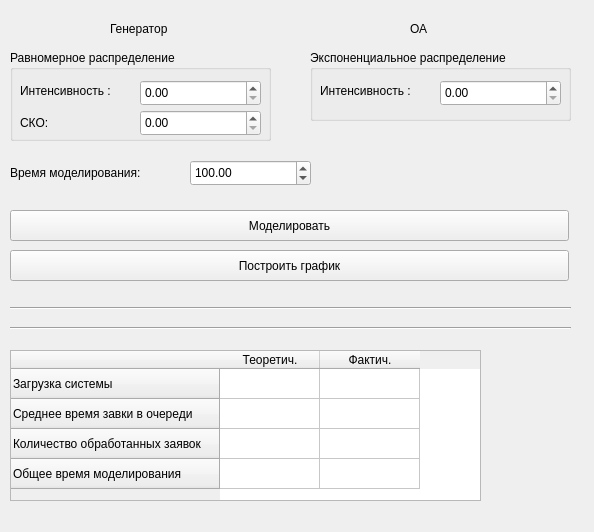
<?xml version="1.0" encoding="UTF-8"?>
<ui version="4.0">
 <class>MainWindow</class>
 <widget class="QMainWindow" name="MainWindow">
  <property name="geometry">
   <rect>
    <x>0</x>
    <y>0</y>
    <width>594</width>
    <height>532</height>
   </rect>
  </property>
  <property name="windowTitle">
   <string>MainWindow</string>
  </property>
  <widget class="QWidget" name="centralWidget">
   <widget class="QGroupBox" name="groupBox">
    <property name="geometry">
     <rect>
      <x>310</x>
      <y>50</y>
      <width>261</width>
      <height>71</height>
     </rect>
    </property>
    <property name="title">
     <string>Экспоненциальное распределение</string>
    </property>
    <widget class="QDoubleSpinBox" name="spinbox_intensivity_oa">
     <property name="geometry">
      <rect>
       <x>130</x>
       <y>30</y>
       <width>121</width>
       <height>26</height>
      </rect>
     </property>
     <property name="maximum">
      <double>9999.989999999999782</double>
     </property>
    </widget>
    <widget class="QLabel" name="label_2">
     <property name="geometry">
      <rect>
       <x>10</x>
       <y>30</y>
       <width>115</width>
       <height>21</height>
      </rect>
     </property>
     <property name="text">
      <string>Интенсивность :</string>
     </property>
     <property name="wordWrap">
      <bool>false</bool>
     </property>
    </widget>
   </widget>
   <widget class="QLabel" name="label">
    <property name="geometry">
     <rect>
      <x>110</x>
      <y>20</y>
      <width>81</width>
      <height>17</height>
     </rect>
    </property>
    <property name="layoutDirection">
     <enum>Qt::LeftToRight</enum>
    </property>
    <property name="text">
     <string>Генератор</string>
    </property>
   </widget>
   <widget class="QLabel" name="label_8">
    <property name="geometry">
     <rect>
      <x>410</x>
      <y>20</y>
      <width>81</width>
      <height>17</height>
     </rect>
    </property>
    <property name="layoutDirection">
     <enum>Qt::LeftToRight</enum>
    </property>
    <property name="text">
     <string>ОА</string>
    </property>
   </widget>
   <widget class="QGroupBox" name="groupBox_2">
    <property name="geometry">
     <rect>
      <x>10</x>
      <y>50</y>
      <width>261</width>
      <height>91</height>
     </rect>
    </property>
    <property name="title">
     <string>Равномерное распределение</string>
    </property>
    <widget class="QLabel" name="label_6">
     <property name="geometry">
      <rect>
       <x>10</x>
       <y>30</y>
       <width>115</width>
       <height>21</height>
      </rect>
     </property>
     <property name="text">
      <string>Интенсивность :</string>
     </property>
     <property name="wordWrap">
      <bool>false</bool>
     </property>
    </widget>
    <widget class="QLabel" name="label_4">
     <property name="geometry">
      <rect>
       <x>10</x>
       <y>60</y>
       <width>34</width>
       <height>26</height>
      </rect>
     </property>
     <property name="text">
      <string>СКО:</string>
     </property>
    </widget>
    <widget class="QDoubleSpinBox" name="spinbox_intensivity_gen">
     <property name="geometry">
      <rect>
       <x>130</x>
       <y>30</y>
       <width>121</width>
       <height>26</height>
      </rect>
     </property>
     <property name="maximum">
      <double>99999.990000000005239</double>
     </property>
    </widget>
    <widget class="QDoubleSpinBox" name="spinbox_intensivity_gen_range">
     <property name="geometry">
      <rect>
       <x>130</x>
       <y>60</y>
       <width>121</width>
       <height>26</height>
      </rect>
     </property>
     <property name="maximum">
      <double>99999.990000000005239</double>
     </property>
    </widget>
   </widget>
   <widget class="QLabel" name="label_5">
    <property name="geometry">
     <rect>
      <x>10</x>
      <y>160</y>
      <width>168</width>
      <height>26</height>
     </rect>
    </property>
    <property name="text">
     <string>Время моделирования:</string>
    </property>
   </widget>
   <widget class="QDoubleSpinBox" name="spinbox_time_model">
    <property name="geometry">
     <rect>
      <x>190</x>
      <y>160</y>
      <width>121</width>
      <height>26</height>
     </rect>
    </property>
    <property name="minimum">
     <double>1.000000000000000</double>
    </property>
    <property name="maximum">
     <double>99999999.989999994635582</double>
    </property>
    <property name="value">
     <double>100.000000000000000</double>
    </property>
   </widget>
   <widget class="QPushButton" name="pushButton_model">
    <property name="geometry">
     <rect>
      <x>10</x>
      <y>210</y>
      <width>559</width>
      <height>31</height>
     </rect>
    </property>
    <property name="text">
     <string>Моделировать</string>
    </property>
   </widget>
   <widget class="QPushButton" name="pushButton_graph">
    <property name="geometry">
     <rect>
      <x>10</x>
      <y>250</y>
      <width>559</width>
      <height>31</height>
     </rect>
    </property>
    <property name="text">
     <string>Построить график</string>
    </property>
   </widget>
   <widget class="QTableWidget" name="tableWidget">
    <property name="geometry">
     <rect>
      <x>10</x>
      <y>350</y>
      <width>471</width>
      <height>151</height>
     </rect>
    </property>
    <row>
     <property name="text">
      <string>Загрузка системы</string>
     </property>
    </row>
    <row>
     <property name="text">
      <string>Среднее время завки в очереди</string>
     </property>
    </row>
    <row>
     <property name="text">
      <string>Количество обработанных заявок</string>
     </property>
    </row>
    <row>
     <property name="text">
      <string>Общее время моделирования</string>
     </property>
    </row>
    <column>
     <property name="text">
      <string>Теоретич.</string>
     </property>
    </column>
    <column>
     <property name="text">
      <string>Фактич.</string>
     </property>
    </column>
   </widget>
   <widget class="Line" name="line">
    <property name="geometry">
     <rect>
      <x>10</x>
      <y>300</y>
      <width>561</width>
      <height>16</height>
     </rect>
    </property>
    <property name="orientation">
     <enum>Qt::Horizontal</enum>
    </property>
   </widget>
   <widget class="Line" name="line_2">
    <property name="geometry">
     <rect>
      <x>10</x>
      <y>320</y>
      <width>561</width>
      <height>16</height>
     </rect>
    </property>
    <property name="orientation">
     <enum>Qt::Horizontal</enum>
    </property>
   </widget>
  </widget>
 </widget>
 <layoutdefault spacing="6" margin="11"/>
 <resources/>
 <connections/>
</ui>
